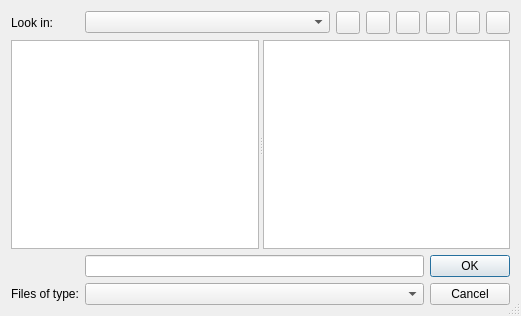
<ui version="4.0" >
 <comment>*********************************************************************
**
** Copyright (C) 2013 Digia Plc and/or its subsidiary(-ies).
** Contact: http://www.qt-project.org/legal
**
** This file is part of the QtGui module of the Qt Toolkit.
**
** $QT_BEGIN_LICENSE:LGPL$
** Commercial License Usage
** Licensees holding valid commercial Qt licenses may use this file in
** accordance with the commercial license agreement provided with the
** Software or, alternatively, in accordance with the terms contained in
** a written agreement between you and Digia.  For licensing terms and
** conditions see http://qt.digia.com/licensing.  For further information
** use the contact form at http://qt.digia.com/contact-us.
**
** GNU Lesser General Public License Usage
** Alternatively, this file may be used under the terms of the GNU Lesser
** General Public License version 2.1 as published by the Free Software
** Foundation and appearing in the file LICENSE.LGPL included in the
** packaging of this file.  Please review the following information to
** ensure the GNU Lesser General Public License version 2.1 requirements
** will be met: http://www.gnu.org/licenses/old-licenses/lgpl-2.1.html.
**
** In addition, as a special exception, Digia gives you certain additional
** rights.  These rights are described in the Digia Qt LGPL Exception
** version 1.1, included in the file LGPL_EXCEPTION.txt in this package.
**
** GNU General Public License Usage
** Alternatively, this file may be used under the terms of the GNU
** General Public License version 3.0 as published by the Free Software
** Foundation and appearing in the file LICENSE.GPL included in the
** packaging of this file.  Please review the following information to
** ensure the GNU General Public License version 3.0 requirements will be
** met: http://www.gnu.org/copyleft/gpl.html.
**
**
** $QT_END_LICENSE$
**
*********************************************************************</comment>
 <class>QFileDialog</class>
 <widget class="QDialog" name="QFileDialog" >
  <property name="geometry" >
   <rect>
    <x>0</x>
    <y>0</y>
    <width>521</width>
    <height>316</height>
   </rect>
  </property>
  <property name="sizeGripEnabled" >
   <bool>true</bool>
  </property>
  <layout class="QGridLayout" >
   <item row="0" column="0" >
    <widget class="QLabel" name="lookInLabel" >
     <property name="text" >
      <string>Look in:</string>
     </property>
    </widget>
   </item>
   <item row="0" column="1" colspan="2" >
    <layout class="QHBoxLayout" >
     <item>
      <widget class="QFileDialogComboBox" name="lookInCombo" >
       <property name="sizePolicy" >
        <sizepolicy vsizetype="Fixed" hsizetype="Ignored" >
         <horstretch>1</horstretch>
         <verstretch>0</verstretch>
        </sizepolicy>
       </property>
       <property name="minimumSize" >
        <size>
         <width>50</width>
         <height>0</height>
        </size>
       </property>
      </widget>
     </item>
     <item>
      <widget class="QToolButton" name="backButton" >
       <property name="toolTip" >
        <string>Back</string>
       </property>
       <property name="accessibleName">
        <string>Back</string>
       </property>
       <property name="accessibleDescription">
        <string>Go back</string>
       </property>
      </widget>
     </item>
     <item>
      <widget class="QToolButton" name="forwardButton" >
       <property name="toolTip" >
        <string>Forward</string>
       </property>
       <property name="accessibleName">
        <string>Forward</string>
       </property>
       <property name="accessibleDescription">
        <string>Go forward</string>
       </property>
      </widget>
     </item>
     <item>
      <widget class="QToolButton" name="toParentButton" >
       <property name="toolTip" >
        <string>Parent Directory</string>
       </property>
       <property name="accessibleName">
        <string>Parent Directory</string>
       </property>
       <property name="accessibleDescription">
        <string>Go to the parent directory</string>
       </property>
      </widget>
     </item>
     <item>
      <widget class="QToolButton" name="newFolderButton" >
       <property name="toolTip" >
        <string>Create New Folder</string>
       </property>
       <property name="accessibleName">
        <string>Create New Folder</string>
       </property>
       <property name="accessibleDescription">
        <string>Create a New Folder</string>
       </property>
      </widget>
     </item>
     <item>
      <widget class="QToolButton" name="listModeButton" >
       <property name="toolTip" >
        <string>List View</string>
       </property>
       <property name="accessibleName">
        <string>List View</string>
       </property>
       <property name="accessibleDescription">
        <string>Change to list view mode</string>
       </property>
      </widget>
     </item>
     <item>
      <widget class="QToolButton" name="detailModeButton" >
       <property name="toolTip" >
        <string>Detail View</string>
       </property>
       <property name="accessibleName">
        <string>Detail View</string>
       </property>
       <property name="accessibleDescription">
        <string>Change to detail view mode</string>
       </property>
      </widget>
     </item>
    </layout>
   </item>
   <item row="1" column="0" colspan="3" >
    <widget class="QSplitter" name="splitter" >
     <property name="sizePolicy" >
      <sizepolicy vsizetype="Expanding" hsizetype="Expanding" >
       <horstretch>0</horstretch>
       <verstretch>0</verstretch>
      </sizepolicy>
     </property>
     <property name="orientation" >
      <enum>Qt::Horizontal</enum>
     </property>
     <widget class="QSidebar" name="sidebar" />
     <widget class="QFrame" name="frame" >
      <property name="frameShape" >
       <enum>QFrame::NoFrame</enum>
      </property>
      <property name="frameShadow" >
       <enum>QFrame::Raised</enum>
      </property>
      <layout class="QVBoxLayout" >
       <property name="spacing" >
        <number>0</number>
       </property>
       <property name="leftMargin" >
        <number>0</number>
       </property>
       <property name="topMargin" >
        <number>0</number>
       </property>
       <property name="rightMargin" >
        <number>0</number>
       </property>
       <property name="bottomMargin" >
        <number>0</number>
       </property>
       <item>
        <widget class="QStackedWidget" name="stackedWidget" >
         <property name="currentIndex" >
          <number>0</number>
         </property>
         <widget class="QWidget" name="page" >
          <layout class="QVBoxLayout" >
           <property name="spacing" >
            <number>0</number>
           </property>
           <property name="leftMargin" >
            <number>0</number>
           </property>
           <property name="topMargin" >
            <number>0</number>
           </property>
           <property name="rightMargin" >
            <number>0</number>
           </property>
           <property name="bottomMargin" >
            <number>0</number>
           </property>
           <item>
            <widget class="QFileDialogListView" name="listView" />
           </item>
          </layout>
         </widget>
         <widget class="QWidget" name="page_2" >
          <layout class="QVBoxLayout" >
           <property name="spacing" >
            <number>0</number>
           </property>
           <property name="leftMargin" >
            <number>0</number>
           </property>
           <property name="topMargin" >
            <number>0</number>
           </property>
           <property name="rightMargin" >
            <number>0</number>
           </property>
           <property name="bottomMargin" >
            <number>0</number>
           </property>
           <item>
            <widget class="QFileDialogTreeView" name="treeView" />
           </item>
          </layout>
         </widget>
        </widget>
       </item>
      </layout>
     </widget>
    </widget>
   </item>
   <item row="2" column="0" >
    <widget class="QLabel" name="fileNameLabel" >
     <property name="sizePolicy" >
      <sizepolicy vsizetype="Preferred" hsizetype="Minimum" >
       <horstretch>0</horstretch>
       <verstretch>0</verstretch>
      </sizepolicy>
     </property>
     <property name="minimumSize" >
      <size>
       <width>0</width>
       <height>0</height>
      </size>
     </property>
    </widget>
   </item>
   <item row="2" column="1" >
    <widget class="QFileDialogLineEdit" name="fileNameEdit" >
     <property name="sizePolicy" >
      <sizepolicy vsizetype="Fixed" hsizetype="Expanding" >
       <horstretch>1</horstretch>
       <verstretch>0</verstretch>
      </sizepolicy>
     </property>
    </widget>
   </item>
   <item rowspan="2" row="2" column="2" >
    <widget class="QDialogButtonBox" name="buttonBox" >
     <property name="orientation" >
      <enum>Qt::Vertical</enum>
     </property>
     <property name="standardButtons" >
      <set>QDialogButtonBox::Cancel|QDialogButtonBox::NoButton|QDialogButtonBox::Ok</set>
     </property>
    </widget>
   </item>
   <item row="3" column="0" >
    <widget class="QLabel" name="fileTypeLabel" >
     <property name="sizePolicy" >
      <sizepolicy vsizetype="Fixed" hsizetype="Preferred" >
       <horstretch>0</horstretch>
       <verstretch>0</verstretch>
      </sizepolicy>
     </property>
     <property name="text" >
      <string>Files of type:</string>
     </property>
    </widget>
   </item>
   <item row="3" column="1" >
    <widget class="QComboBox" name="fileTypeCombo" >
     <property name="sizePolicy" >
      <sizepolicy vsizetype="Fixed" hsizetype="Expanding" >
       <horstretch>0</horstretch>
       <verstretch>0</verstretch>
      </sizepolicy>
     </property>
    </widget>
   </item>
  </layout>
 </widget>
 <customwidgets>
  <customwidget>
   <class>QFileDialogTreeView</class>
   <extends>QTreeView</extends>
   <header>qfiledialog_p.h</header>
  </customwidget>
  <customwidget>
   <class>QFileDialogListView</class>
   <extends>QListView</extends>
   <header>qfiledialog_p.h</header>
  </customwidget>
  <customwidget>
   <class>QSidebar</class>
   <extends>QListWidget</extends>
   <header>qsidebar_p.h</header>
  </customwidget>
  <customwidget>
   <class>QFileDialogLineEdit</class>
   <extends>QLineEdit</extends>
   <header>qfiledialog_p.h</header>
  </customwidget>
  <customwidget>
   <class>QFileDialogComboBox</class>
   <extends>QComboBox</extends>
   <header>qfiledialog_p.h</header>
  </customwidget>
 </customwidgets>
 <tabstops>
  <tabstop>lookInCombo</tabstop>
  <tabstop>backButton</tabstop>
  <tabstop>forwardButton</tabstop>
  <tabstop>toParentButton</tabstop>
  <tabstop>newFolderButton</tabstop>
  <tabstop>listModeButton</tabstop>
  <tabstop>detailModeButton</tabstop>
  <tabstop>sidebar</tabstop>
  <tabstop>listView</tabstop>
  <tabstop>fileNameEdit</tabstop>
  <tabstop>fileTypeCombo</tabstop>
  <tabstop>buttonBox</tabstop>
  <tabstop>treeView</tabstop>
 </tabstops>
 <resources/>
 <connections/>
</ui>
